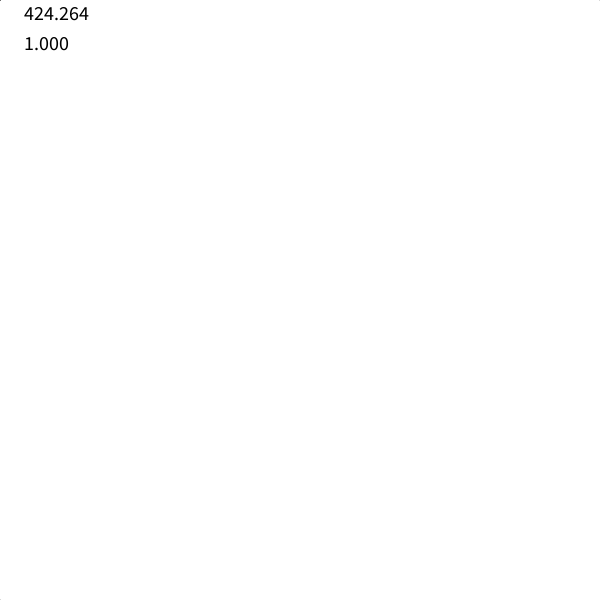
Frame 1 (no input)
Frame 60 (the mouse pressed at the canvas centre just before this capture): identical to frame 1, image omitted
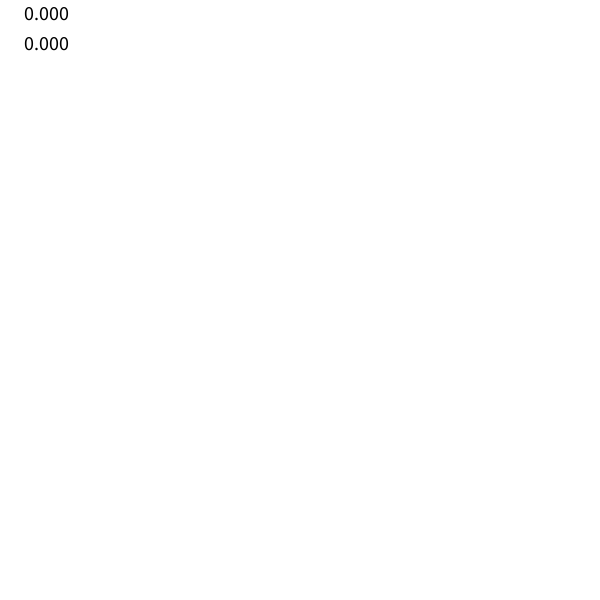
Frame 120 (the mouse held since frame 60 and released just before this capture)

The Processing sketch that drew these frames (run headless with seeded random() and noise(); from frame 60 on, the mouse is pressed at the canvas centre):

// Processing sketch: mouse_to_control_volume_value
// ── mouse_to_control_volume_value.pde
void setup() {
  size(600, 600);
  textSize(20);
}

void draw() {
  background(255);
  
  float d = dist(mouseX, mouseY, width/2, height/2);
  
  noFill();
  circle(width/2, height/2, d * 2);
  
  float amp = constrain(map(d, 10, 300, 0, 1), 0, 1);
  
  fill(0);
  text(d, 20, 20);
  text(amp, 20, 50);
}
